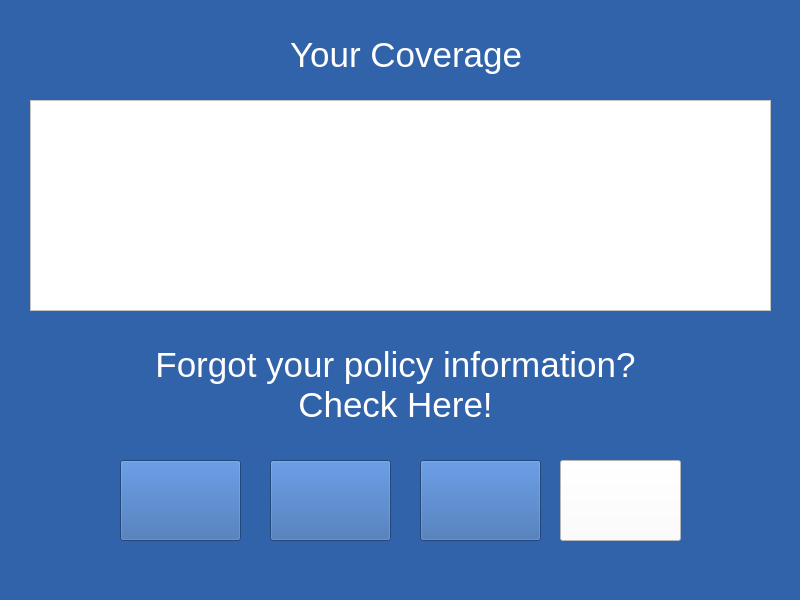
<?xml version="1.0" encoding="UTF-8"?>
<ui version="4.0">
 <class>mainViewCoverage</class>
 <widget class="QMainWindow" name="mainViewCoverage">
  <property name="geometry">
   <rect>
    <x>0</x>
    <y>0</y>
    <width>800</width>
    <height>600</height>
   </rect>
  </property>
  <property name="windowTitle">
   <string>View Coverage</string>
  </property>
  <property name="styleSheet">
   <string notr="true">background-color:rgb(49, 99, 170)</string>
  </property>
  <widget class="QWidget" name="centralwidget">
   <widget class="QListView" name="lsPolicyInfo">
    <property name="geometry">
     <rect>
      <x>30</x>
      <y>100</y>
      <width>741</width>
      <height>211</height>
     </rect>
    </property>
    <property name="styleSheet">
     <string notr="true">background-color:#FFFFFF</string>
    </property>
   </widget>
   <widget class="QLabel" name="lblTitle">
    <property name="geometry">
     <rect>
      <x>290</x>
      <y>30</y>
      <width>241</width>
      <height>51</height>
     </rect>
    </property>
    <property name="text">
     <string>&lt;html&gt;&lt;head/&gt;&lt;body&gt;&lt;p&gt;&lt;span style=&quot; font-size:26pt; color:#ffffff;&quot;&gt;Your Coverage&lt;/span&gt;&lt;/p&gt;&lt;/body&gt;&lt;/html&gt;</string>
    </property>
   </widget>
   <widget class="QLabel" name="lblForgotInfo">
    <property name="geometry">
     <rect>
      <x>150</x>
      <y>330</y>
      <width>491</width>
      <height>111</height>
     </rect>
    </property>
    <property name="text">
     <string>&lt;html&gt;&lt;head/&gt;&lt;body&gt;&lt;p&gt;&lt;span style=&quot; font-size:26pt; color:#ffffff;&quot;&gt;Forgot your policy information? Check Here!&lt;/span&gt;&lt;/p&gt;&lt;/body&gt;&lt;/html&gt;</string>
    </property>
    <property name="alignment">
     <set>Qt::AlignCenter</set>
    </property>
    <property name="wordWrap">
     <bool>true</bool>
    </property>
   </widget>
   <widget class="QPushButton" name="btnManulife">
    <property name="geometry">
     <rect>
      <x>120</x>
      <y>460</y>
      <width>121</width>
      <height>81</height>
     </rect>
    </property>
    <property name="font">
     <font>
      <pointsize>26</pointsize>
     </font>
    </property>
    <property name="styleSheet">
     <string notr="true"/>
    </property>
    <property name="text">
     <string/>
    </property>
    <property name="icon">
     <iconset>
      <normaloff>manulife.png</normaloff>manulife.png</iconset>
    </property>
    <property name="iconSize">
     <size>
      <width>120</width>
      <height>120</height>
     </size>
    </property>
   </widget>
   <widget class="QPushButton" name="btnIntact">
    <property name="geometry">
     <rect>
      <x>270</x>
      <y>460</y>
      <width>121</width>
      <height>81</height>
     </rect>
    </property>
    <property name="font">
     <font>
      <pointsize>26</pointsize>
     </font>
    </property>
    <property name="styleSheet">
     <string notr="true"/>
    </property>
    <property name="text">
     <string/>
    </property>
    <property name="icon">
     <iconset>
      <normaloff>intact.jpg</normaloff>intact.jpg</iconset>
    </property>
    <property name="iconSize">
     <size>
      <width>120</width>
      <height>120</height>
     </size>
    </property>
   </widget>
   <widget class="QPushButton" name="btnCooperators">
    <property name="geometry">
     <rect>
      <x>420</x>
      <y>460</y>
      <width>121</width>
      <height>81</height>
     </rect>
    </property>
    <property name="font">
     <font>
      <pointsize>26</pointsize>
     </font>
    </property>
    <property name="styleSheet">
     <string notr="true"/>
    </property>
    <property name="text">
     <string/>
    </property>
    <property name="icon">
     <iconset>
      <normaloff>cooperators.jpg</normaloff>cooperators.jpg</iconset>
    </property>
    <property name="iconSize">
     <size>
      <width>120</width>
      <height>120</height>
     </size>
    </property>
   </widget>
   <widget class="QPushButton" name="btnDesjardins">
    <property name="geometry">
     <rect>
      <x>560</x>
      <y>460</y>
      <width>121</width>
      <height>81</height>
     </rect>
    </property>
    <property name="font">
     <font>
      <pointsize>26</pointsize>
     </font>
    </property>
    <property name="styleSheet">
     <string notr="true">background-color:#FFFFFF</string>
    </property>
    <property name="text">
     <string/>
    </property>
    <property name="icon">
     <iconset>
      <normaloff>desjardins.png</normaloff>desjardins.png</iconset>
    </property>
    <property name="iconSize">
     <size>
      <width>120</width>
      <height>120</height>
     </size>
    </property>
   </widget>
  </widget>
  <widget class="QStatusBar" name="statusbar"/>
 </widget>
 <resources/>
 <connections/>
</ui>
